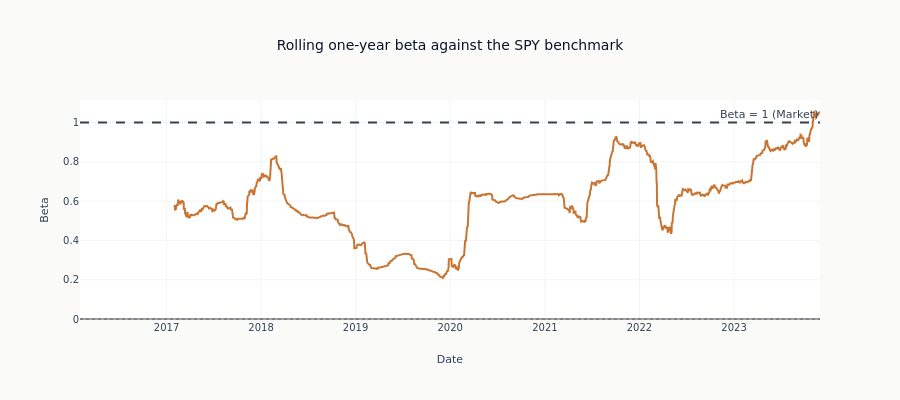

The notebook cell this image was saved under:
### Code cell
# Rolling Beta
rolling_beta = pd.Series(index=strategy_returns.index, dtype=float)

window = PERIODS_PER_YEAR  # one year of sessions
for i in range(window, len(strategy_returns)):
    strat_window = strategy_returns.iloc[i - window : i].values
    bench_window = spy_returns.iloc[i - window : i].values
    _, beta_i = alpha_beta(strat_window, bench_window)
    rolling_beta.iloc[i] = beta_i

fig = go.Figure()

fig.add_trace(
    go.Scatter(
        x=rolling_beta.index,
        y=rolling_beta,
        name="Rolling 1Y Beta",
        line=dict(color=COLORS["copper"], width=2),
    )
)

fig.add_hline(
    y=1, line_dash="dash", line_color=COLORS["neutral"], annotation_text="Beta = 1 (Market)"
)
fig.add_hline(y=0, line_dash="dot", line_color=COLORS["neutral"], opacity=0.3)

fig.update_layout(
    title="Rolling one-year beta against the SPY benchmark",
    xaxis_title="Date",
    yaxis_title="Beta",
    height=400,
)
show_plotly_with_alt(
    fig,
    "Rolling one-year beta against SPY plotted against date, with reference lines at one and zero.",
)

### Figure 1 — Plotly figure (JSON) as saved in the notebook; plotly's stock layout.template omitted (floating-point values rounded to 4 significant figures; data arrays with more than 128 entries replaced by an {"elided": "..."} marker saying what was removed)
{"data": [{"line": {"color": "#C87533", "width": 2}, "name": "Rolling 1Y Beta", "type": "scatter", "x": {"elided": "1971 str values"}, "y": {"elided": "1971 float values"}}], "layout": {"annotations": [{"showarrow": false, "text": "Beta = 1 (Market)", "x": 1, "xanchor": "right", "xref": "x domain", "y": 1, "yanchor": "bottom", "yref": "y"}], "height": 400, "shapes": [{"line": {"color": "#334155", "dash": "dash"}, "type": "line", "x0": 0, "x1": 1, "xref": "x domain", "y0": 1, "y1": 1, "yref": "y"}, {"line": {"color": "#334155", "dash": "dot"}, "opacity": 0.3, "type": "line", "x0": 0, "x1": 1, "xref": "x domain", "y0": 0, "y1": 0, "yref": "y"}], "title": {"text": "Rolling one-year beta against the SPY benchmark"}, "xaxis": {"title": {"text": "Date"}}, "yaxis": {"title": {"text": "Beta"}}}}
